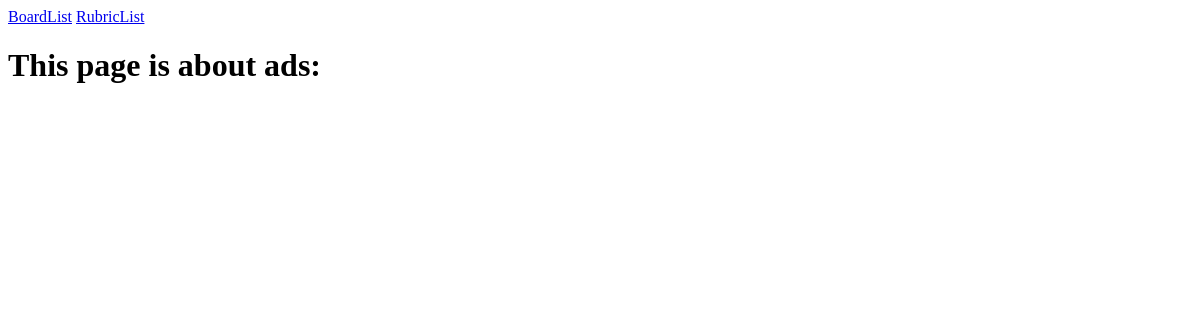
Page /board/ on the earlier database version.
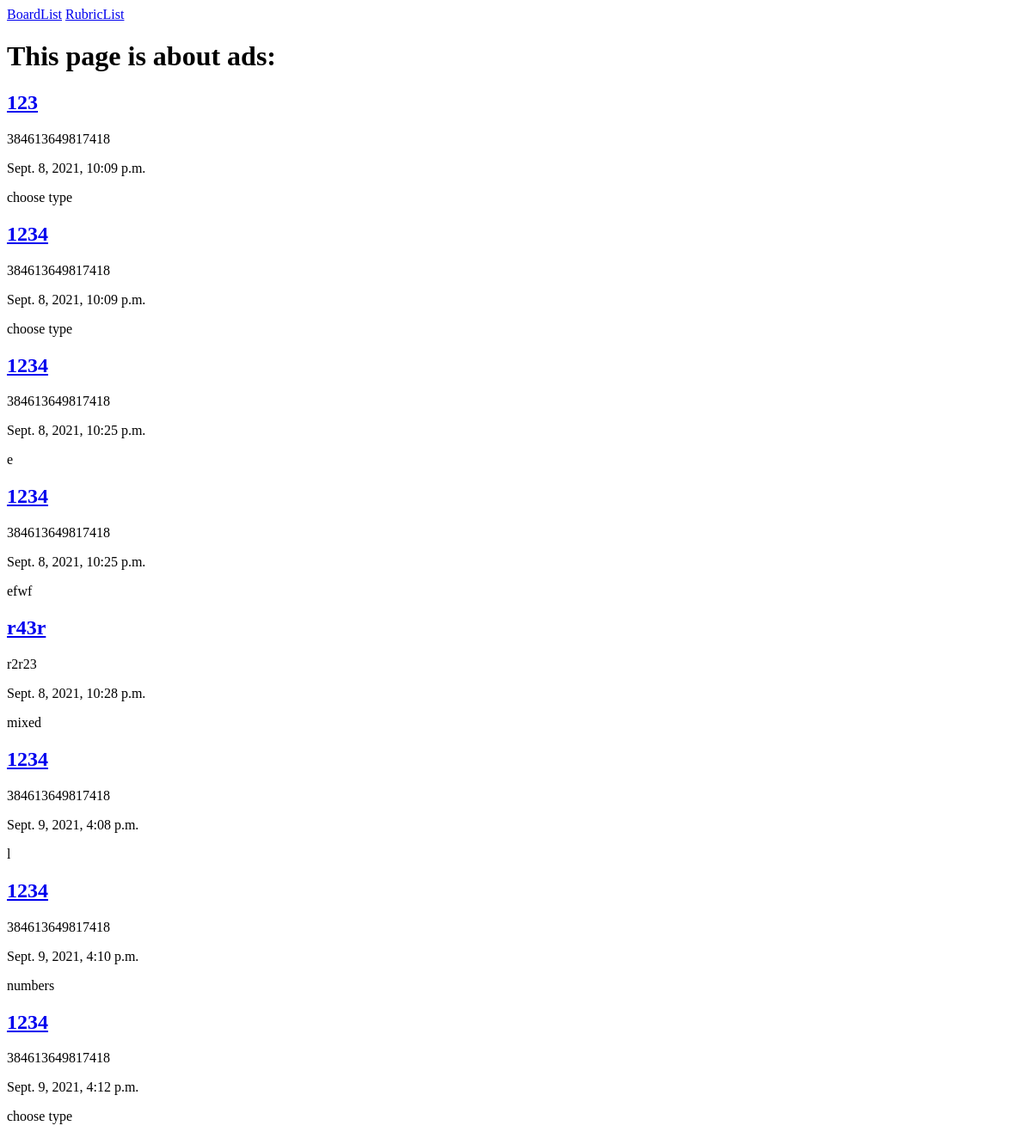
Same page on the later database version.
### board/models.py (models this page shows)
class Board(models.Model):
    title = models.CharField(max_length=120)
    description = models.TextField(null=True, blank=True)
    actual = models.BooleanField(default=True)
    updated = models.DateTimeField(auto_now_add=True, editable=False)
    rubric = models.ForeignKey('Rubric', on_delete=models.PROTECT, null=True, blank=True)
    kind = models.CharField(
        max_length=1,
        choices=KINDS,  # Kinds.choices
        null=True,
    )
    def get_absolute_url(self):
        return f'/board/{self.pk}/'

### board/views.py (the view)
# urls.py: path('', views.BoardList.as_view(), name='board_list'),
class BoardList(ListView):
    queryset = Board.objects.all()

### board/templates/board/board_list.html
{% extends 'board_base.html' %}
{% block content %}
<h1>This page is about ads:</h1>
{% for obj in object_list %}
<h2><a href="{{ obj.get_absolute_url }}">{{ obj.title }}</a></h2>
<p>{{ obj.description }}</p>
<p>{{ obj.updated }}</p>
<p>{{ obj.get_kind_display }}</p>
{% endfor %}
{% endblock %}

### board/templates/board_base.html (shortened to what this page needs)
<!DOCTYPE html>
<html lang="en">
<head>
</head>
<body>
    <a href="{% url 'board:board_list' %}">BoardList</a>
    <a href="{% url 'board:rubric_list' %}">RubricList</a>
    {% block content %}{% endblock %}
</body>
</html>

Differences in the rows shown:
added Board: title "123", description "384613649817418", updated "Sept. 8, 2021, 10:09 p.m.", kind "choose type"
added Board: title "1234", description "384613649817418", updated "Sept. 8, 2021, 10:09 p.m.", kind "choose type"
added Board: title "1234", description "384613649817418", updated "Sept. 8, 2021, 10:25 p.m.", kind "e"
added Board: title "1234", description "384613649817418", updated "Sept. 8, 2021, 10:25 p.m.", kind "efwf"
added Board: title "r43r", description "r2r23", updated "Sept. 8, 2021, 10:28 p.m.", kind "mixed"
added Board: title "1234", description "384613649817418", updated "Sept. 9, 2021, 4:08 p.m.", kind "l"
added Board: title "1234", description "384613649817418", updated "Sept. 9, 2021, 4:10 p.m.", kind "numbers"
added Board: title "1234", description "384613649817418", updated "Sept. 9, 2021, 4:12 p.m.", kind "choose type"
